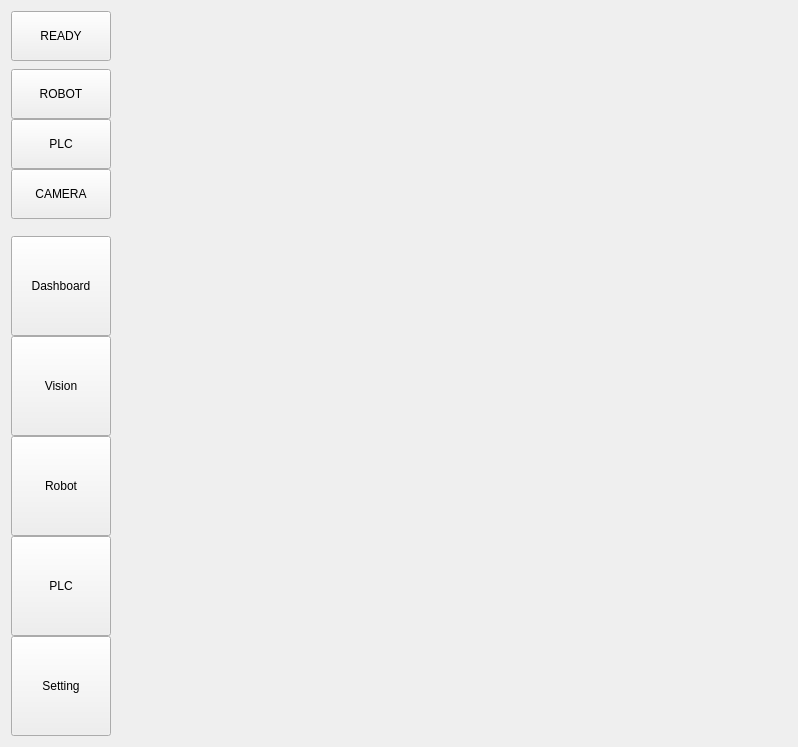
<?xml version="1.0" encoding="UTF-8"?>
<ui version="4.0">
 <class>TaskForm</class>
 <widget class="QWidget" name="TaskForm">
  <property name="geometry">
   <rect>
    <x>0</x>
    <y>0</y>
    <width>798</width>
    <height>747</height>
   </rect>
  </property>
  <property name="windowTitle">
   <string>Form</string>
  </property>
  <layout class="QHBoxLayout" name="horizontalLayout">
   <item>
    <layout class="QVBoxLayout" name="verticalLayout" stretch="1,0,0,0,2,0">
     <property name="spacing">
      <number>0</number>
     </property>
     <property name="topMargin">
      <number>0</number>
     </property>
     <item>
      <spacer name="verticalSpacer_3">
       <property name="font">
        <font>
         <family>Meiryo UI</family>
        </font>
       </property>
       <property name="orientation">
        <enum>Qt::Orientation::Vertical</enum>
       </property>
       <property name="sizeType">
        <enum>QSizePolicy::Policy::Maximum</enum>
       </property>
       <property name="sizeHint" stdset="0">
        <size>
         <width>20</width>
         <height>5</height>
        </size>
       </property>
      </spacer>
     </item>
     <item>
      <widget class="QPushButton" name="lamp_ready">
       <property name="minimumSize">
        <size>
         <width>0</width>
         <height>50</height>
        </size>
       </property>
       <property name="font">
        <font>
         <family>Segoe UI</family>
        </font>
       </property>
       <property name="text">
        <string>READY</string>
       </property>
      </widget>
     </item>
     <item>
      <spacer name="verticalSpacer_2">
       <property name="font">
        <font>
         <family>Meiryo UI</family>
        </font>
       </property>
       <property name="orientation">
        <enum>Qt::Orientation::Vertical</enum>
       </property>
       <property name="sizeType">
        <enum>QSizePolicy::Policy::Maximum</enum>
       </property>
       <property name="sizeHint" stdset="0">
        <size>
         <width>20</width>
         <height>20</height>
        </size>
       </property>
      </spacer>
     </item>
     <item>
      <layout class="QVBoxLayout" name="verticalLayout_2">
       <property name="spacing">
        <number>0</number>
       </property>
       <property name="leftMargin">
        <number>0</number>
       </property>
       <property name="topMargin">
        <number>8</number>
       </property>
       <property name="rightMargin">
        <number>0</number>
       </property>
       <property name="bottomMargin">
        <number>2</number>
       </property>
       <item>
        <widget class="QPushButton" name="lamp_robot">
         <property name="minimumSize">
          <size>
           <width>0</width>
           <height>50</height>
          </size>
         </property>
         <property name="font">
          <font>
           <family>Segoe UI</family>
          </font>
         </property>
         <property name="text">
          <string>ROBOT</string>
         </property>
        </widget>
       </item>
       <item>
        <widget class="QPushButton" name="lamp_plc">
         <property name="minimumSize">
          <size>
           <width>0</width>
           <height>50</height>
          </size>
         </property>
         <property name="font">
          <font>
           <family>Segoe UI</family>
          </font>
         </property>
         <property name="text">
          <string>PLC</string>
         </property>
        </widget>
       </item>
       <item>
        <widget class="QPushButton" name="lamp_camera">
         <property name="minimumSize">
          <size>
           <width>0</width>
           <height>50</height>
          </size>
         </property>
         <property name="font">
          <font>
           <family>Segoe UI</family>
          </font>
         </property>
         <property name="text">
          <string>CAMERA</string>
         </property>
        </widget>
       </item>
      </layout>
     </item>
     <item>
      <spacer name="verticalSpacer">
       <property name="font">
        <font>
         <family>Meiryo UI</family>
        </font>
       </property>
       <property name="orientation">
        <enum>Qt::Orientation::Vertical</enum>
       </property>
       <property name="sizeType">
        <enum>QSizePolicy::Policy::MinimumExpanding</enum>
       </property>
       <property name="sizeHint" stdset="0">
        <size>
         <width>20</width>
         <height>15</height>
        </size>
       </property>
      </spacer>
     </item>
     <item>
      <layout class="QVBoxLayout" name="verticalLayout_3" stretch="0,0,1,0,1">
       <property name="spacing">
        <number>0</number>
       </property>
       <item>
        <widget class="QToolButton" name="tbtn_dashboard">
         <property name="sizePolicy">
          <sizepolicy hsizetype="Preferred" vsizetype="Preferred">
           <horstretch>0</horstretch>
           <verstretch>0</verstretch>
          </sizepolicy>
         </property>
         <property name="minimumSize">
          <size>
           <width>100</width>
           <height>100</height>
          </size>
         </property>
         <property name="font">
          <font>
           <family>Segoe UI</family>
          </font>
         </property>
         <property name="text">
          <string>Dashboard</string>
         </property>
        </widget>
       </item>
       <item>
        <widget class="QToolButton" name="tbtn_vision">
         <property name="sizePolicy">
          <sizepolicy hsizetype="Preferred" vsizetype="Preferred">
           <horstretch>0</horstretch>
           <verstretch>0</verstretch>
          </sizepolicy>
         </property>
         <property name="minimumSize">
          <size>
           <width>100</width>
           <height>100</height>
          </size>
         </property>
         <property name="font">
          <font>
           <family>Segoe UI</family>
          </font>
         </property>
         <property name="text">
          <string>Vision</string>
         </property>
        </widget>
       </item>
       <item>
        <widget class="QToolButton" name="tbtn_robot">
         <property name="sizePolicy">
          <sizepolicy hsizetype="Preferred" vsizetype="Preferred">
           <horstretch>0</horstretch>
           <verstretch>0</verstretch>
          </sizepolicy>
         </property>
         <property name="minimumSize">
          <size>
           <width>100</width>
           <height>100</height>
          </size>
         </property>
         <property name="font">
          <font>
           <family>Segoe UI</family>
          </font>
         </property>
         <property name="text">
          <string>Robot</string>
         </property>
        </widget>
       </item>
       <item>
        <widget class="QToolButton" name="tbtn_plc">
         <property name="sizePolicy">
          <sizepolicy hsizetype="Preferred" vsizetype="Preferred">
           <horstretch>0</horstretch>
           <verstretch>0</verstretch>
          </sizepolicy>
         </property>
         <property name="minimumSize">
          <size>
           <width>100</width>
           <height>100</height>
          </size>
         </property>
         <property name="font">
          <font>
           <family>Segoe UI</family>
          </font>
         </property>
         <property name="text">
          <string>PLC</string>
         </property>
        </widget>
       </item>
       <item>
        <widget class="QToolButton" name="tbtn_setting">
         <property name="sizePolicy">
          <sizepolicy hsizetype="Preferred" vsizetype="Preferred">
           <horstretch>0</horstretch>
           <verstretch>0</verstretch>
          </sizepolicy>
         </property>
         <property name="minimumSize">
          <size>
           <width>100</width>
           <height>100</height>
          </size>
         </property>
         <property name="font">
          <font>
           <family>Segoe UI</family>
          </font>
         </property>
         <property name="text">
          <string>Setting</string>
         </property>
        </widget>
       </item>
      </layout>
     </item>
    </layout>
   </item>
   <item>
    <widget class="QStackedWidget" name="main_stack_widget">
     <property name="font">
      <font>
       <family>Segoe UI</family>
      </font>
     </property>
    </widget>
   </item>
  </layout>
 </widget>
 <resources/>
 <connections/>
</ui>
